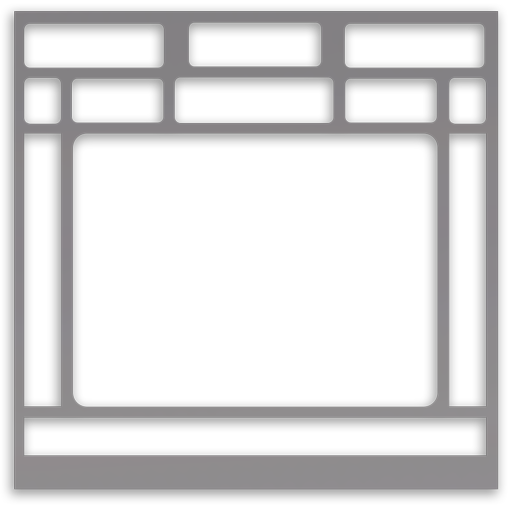
#> input picture assets/1999/metal.png, 512 x 512 px, found by its file name
$ python main.py ../assets/1999/metal.png ../assets/1999/metal.png
#> lines starting #> are read from the running program, lines starting #| are printed output that depends on the picture
import os, sys
from PIL import Image, ImageFile


def print_info(img):
    print("size: ")
    print(img.size)
    print("format: ")
    print(img.format)
    print("mode: ")
    print(img.mode)


def convert_to_blp_v1(infile, outfile):
    with Image.open(infile) as im:
#> im is the input picture: PIL image 512x512 RGBA; mean R, G, B, A 36.7, 36.1, 36.6, 63.3
        print_info(im)
#| (512, 512)
#| PNG
#| RGBA
        im.convert(mode="P", palette=Image.ADAPTIVE, colors=256).save(
            outfile, blp_version=["BLP1"]
        )
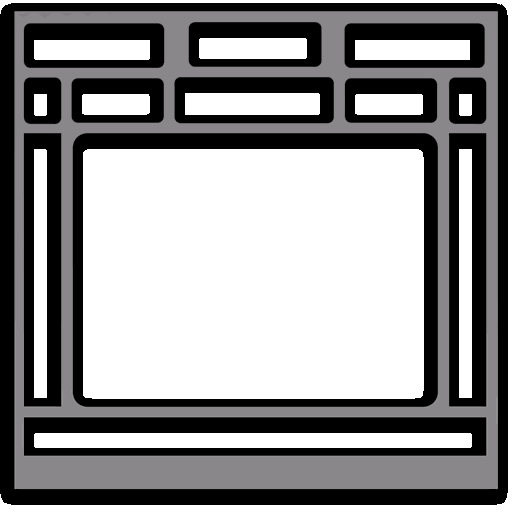
#> saved as Metal1.blp: PIL image 512x512 P; mean R, G, B 145.1, 144.6, 145.1


def convert_to_blp_v2(infile, outfile):
    with Image.open(infile) as im:
        print_info(im)
#| (512, 512)
#| PNG
#| RGBA
        im.convert(mode="P", palette=Image.ADAPTIVE, colors=256).save(
            outfile, blp_version=["BLP2"]
        )


def convert_to_png(infile, outfile):
    with Image.open(infile) as im:
        print_info(im)
        im.convert(mode="RGBA").save(outfile)


def test_to_blp_v1():
    infile = "/Applications/World of Warcraft/_retail_/Interface/AddOns/ctrl/assets/test/Metal.png"
    outfile = "/Applications/World of Warcraft/_retail_/Interface/AddOns/ctrl/assets/test/Metal1.blp"
    convert_to_blp_v1(infile, outfile)


def test_to_blp_v2():
    infile = "/Applications/World of Warcraft/_retail_/Interface/AddOns/ctrl/assets/test/Metal.png"
    outfile = "/Applications/World of Warcraft/_retail_/Interface/AddOns/ctrl/assets/test/Metal2.blp"
    convert_to_blp_v2(infile, outfile)


def test_to_png():
    infile = "/Applications/World of Warcraft/_retail_/Interface/AddOns/ctrl/assets/ctrl/m1_v2.blp"
    outfile = "/Applications/World of Warcraft/_retail_/Interface/AddOns/ctrl/assets/ctrl/m1_v2.png"
    convert_to_png(infile, outfile)


if __name__ == "__main__":
    # [13 lines of commented-out code are left out]

    test_to_blp_v1()
    test_to_blp_v2()
    # test_to_png()


# python blp.py /Applications/World\ of\ Warcraft/_retail_/Interface/AddOns/ctrl/assets/1999/metal.png /Applications/World\ of\ Warcraft/_retail_/Interface/AddOns/ctrl/assets/1999/metal.blp

$ run again, with assets/1999/screen.png copied over assets/1999/metal.png
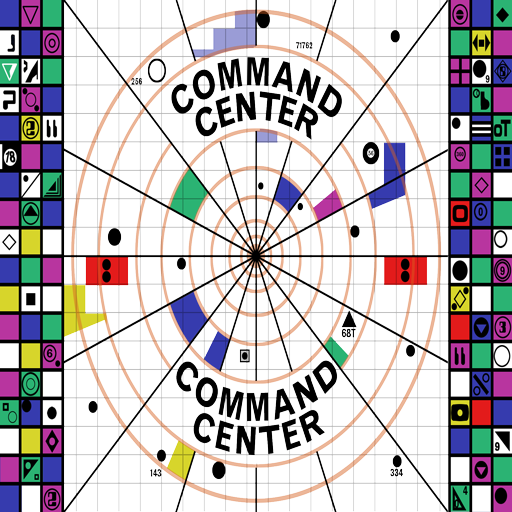
#> input picture assets/1999/screen.png, 512 x 512 px, found by its file name
#> in convert_to_blp_v1, im is the input picture: PIL image 512x512 RGBA; mean R, G, B, A 177.1, 167.5, 168.1, 101.2
#| (512, 512)
#| PNG
#| RGBA
#> in convert_to_blp_v1, `im.convert(mode="P", palette=Image.ADAPTIVE, colors=256).save( outfile..`:
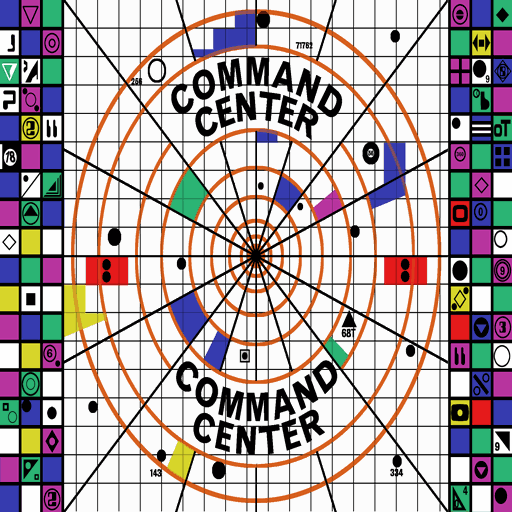
#> saved as Metal1.blp: PIL image 512x512 P; mean R, G, B 175.7, 166, 166.7
#| (512, 512)
#| PNG
#| RGBA
